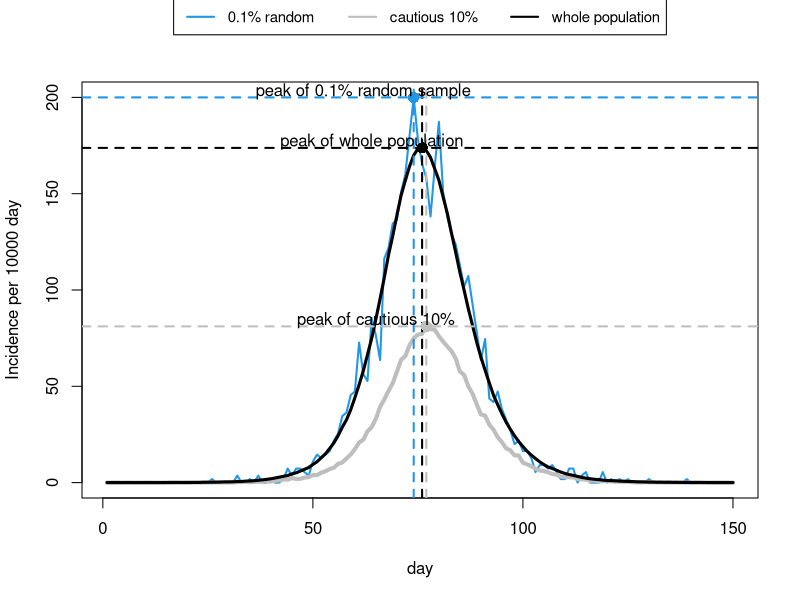
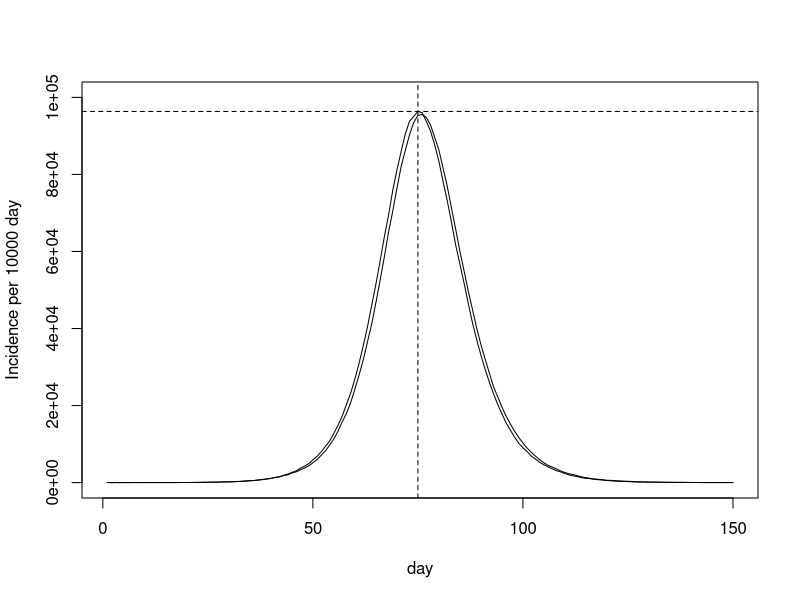

R code for these plots, in order: (Note: a time limit stopped this script after it produced the figures.)
seir <- function(n=5.5e+6,ne=10,nt=150,gamma=1/3,delta=1/5) {
  ## SEIR stochastic simulation model.
  ## n = population size; ne = initially at E state; nt = number of days ## gamma = daily prob E -> I; delta = daily prob I -> R;
  lambda <- 0.4/n
  x <- rep(0,n) ## initialize to susceptible state
  beta <- rlnorm(n,0,0.5); beta <- beta/mean(beta) ## individual infection rates 
  index1 <- order(beta)[1:(0.1*n)]
  index2 <- sample(n,0.001*n,replace=FALSE)
  x[1:ne] <- 1 ## create some infectives
  S <- E_new <- E_low <- E_random <- S_low <- S_random <-rep(0,nt) ## E <- I <- R <-  set up storage for pop in each state 
  S[1] <- E_new[1] <- n-ne;
  S_low[1] <- sum(x[index1]==0); S_random[1] <- sum(x[index2]==0)
  E_low[1] <- sum(x[index1]==1); E_random[1] <- sum(x[index2]==1) ## initialize
  for (i in 2:nt) { ## loop over days
    u <- runif(n) ## uniform random deviates
    Iota<-sum(beta[x==1])
    x[x==2&u<delta] <- 3 ## I -> R with prob delta 
    x[x==1&u<gamma] <- 2 ## E -> I with prob gamma 
    x[x==0&u<lambda*beta*Iota] <- 1 ## S -> E with prob beta*I[i-1] 
    S[i] <- sum(x==0) #; E[i] <- sum(x==1); I[i] <- sum(x==2); R[i] <- sum(x==3)
    S_low[i]<- sum(x[index1]==0); S_random[i]<- sum(x[index2]==0)
    E_new[i]<- S[i-1]-S[i]; E_low[i]<- S_low[i-1]-S_low[i]; E_random[i]<- S_random[i-1]-S_random[i]
  }
  E_new[1] <- ne
  list(S=S,beta=beta,E_new=E_new,E_low=E_low,E_random=E_random) #E=E,I=I,R=R,
} ## seir
set.seed(3)
ep <- seir() ## run simulation 

n=5.5e+6
ep_new <- ep$E_new/n*10000
ep_low <- ep$E_low/n/0.1*10000
ep_random <- ep$E_random/n/0.001*10000

plot(ep_random,ylim=c(0,max(ep_new,ep_low,ep_random)),xlab="day",ylab="Incidence per 10000 day", type="l",col=4,lwd=2) ## E black
lines(ep_low,col="grey",lwd=4); lines(ep_new, col="black",lwd=3)

abline(h=max(ep_new), v=which(ep_new == max(ep_new)), lty=2, col="black", lwd=2)
abline(h=max(ep_low), v=which(ep_low == max(ep_low)), lty=2, col= "grey",lwd=2)
abline(h=max(ep_random), v=which(ep_random == max(ep_random)), lty=2, col=4,lwd=2)

points(which(ep_new == max(ep_new)),max(ep_new), col="black",cex=1.5,pch=16)
text(which(ep_new == max(ep_new))-12,max(ep_new)+3, "peak of whole population")

points(which(ep_low == max(ep_low)),max(ep_low), col="grey",cex=1.5,pch=16)
text(which(ep_low == max(ep_low))-12,max(ep_low)+3, "peak of cautious 10%")

points(which(ep_random == max(ep_random)),max(ep_random), col=4,cex=1.5,pch=16)
text(which(ep_random == max(ep_random))-12,max(ep_random)+3, "peak of 0.1% random sample")
#zoom

legend("top",legend=c("0.1% random","cautious 10%","whole population"),inset=c(0,-0.2),
       col=c(4,"grey","black"),lty=1,lwd=2,xpd = TRUE,horiz=T,cex=0.9)



plot(ep$E_new,ylim=c(0,100000),xlab="day",ylab="Incidence per 10000 day",type="l",col="black",lwd=1) ## E black

for (i in 1:9) {
  n=5.5e+6
  ep<-seir()
  ep_new <- ep$E_new
  lines(ep_new,col="black",lwd=1)
  abline(h=max(ep_new), v=which(ep_new == max(ep_new)), lty=2, col="black", lwd=1)
}
